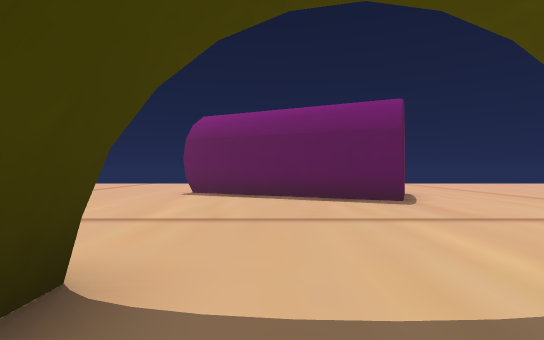
View 1 (above)

19 first-person views from a walk through a Unity game level. The camera is 1.3 m above the floor, looks level and sees 85° across. The floor is counted in squares, 2 m on a side. Each view is taken from the middle of a square. On the plan, view 1 faces up. The plan holds only what a view shows up to about 9 squares ahead; the rest is blank. The place goes on beyond the plan. Some surface patterns are stand-ins.

View 2
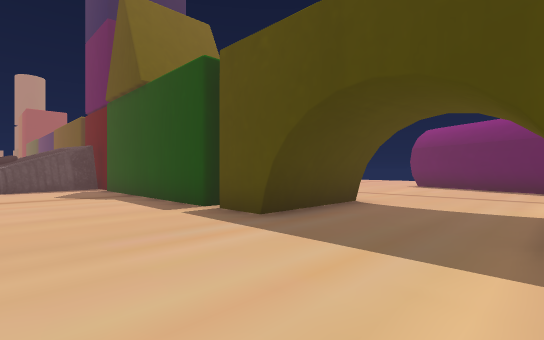

View 3
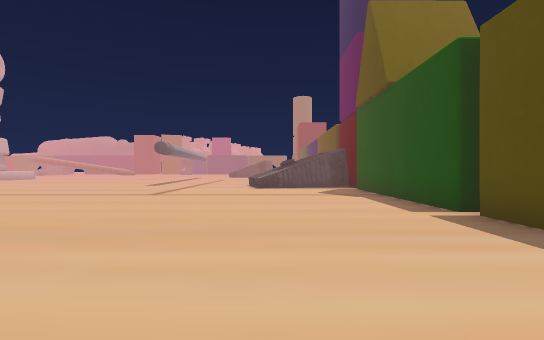

View 4
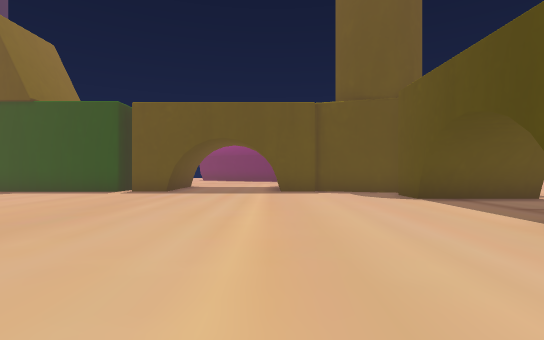

View 5
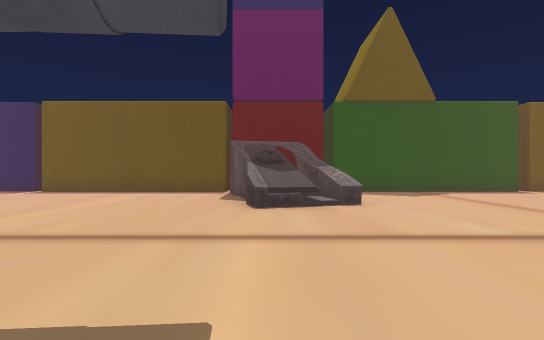

View 6
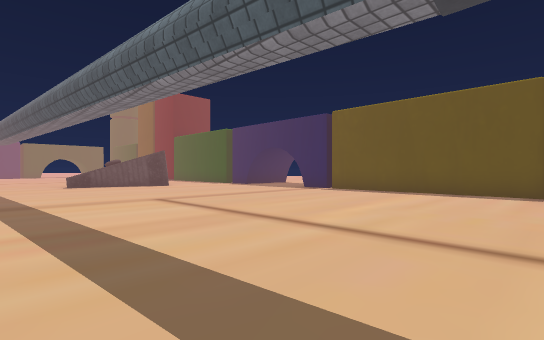

View 7
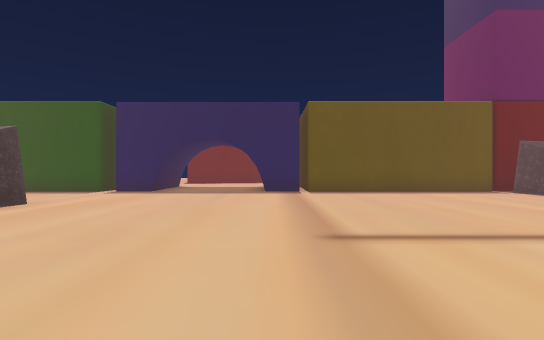

View 8
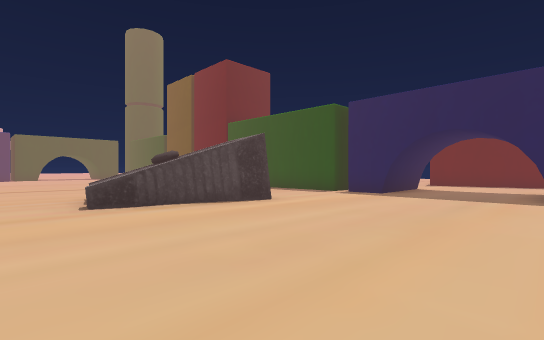

View 9
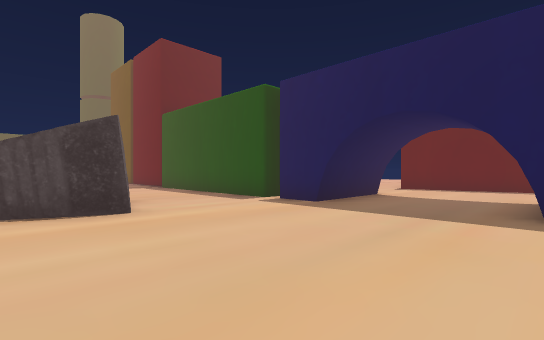

View 10
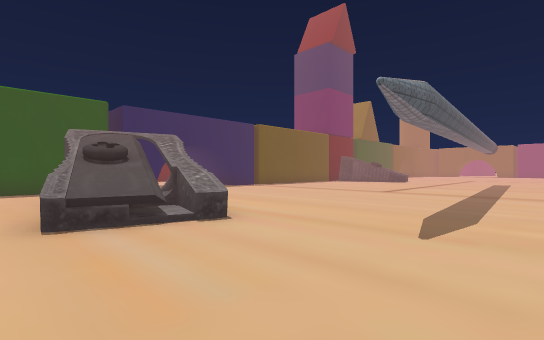

View 11
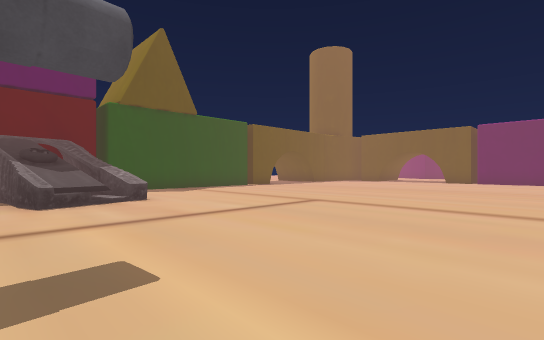

View 12
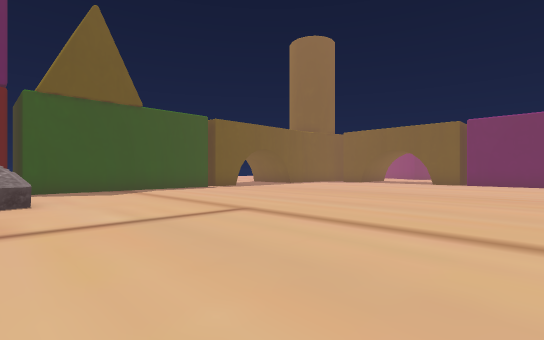

View 13
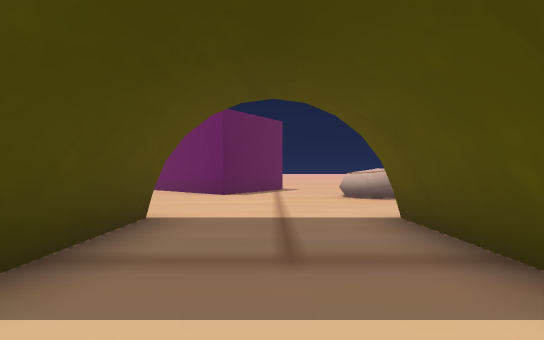

View 14
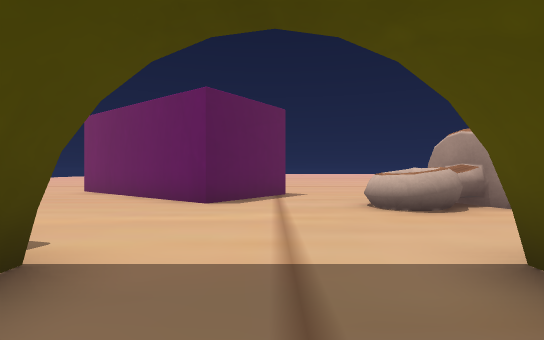

View 15
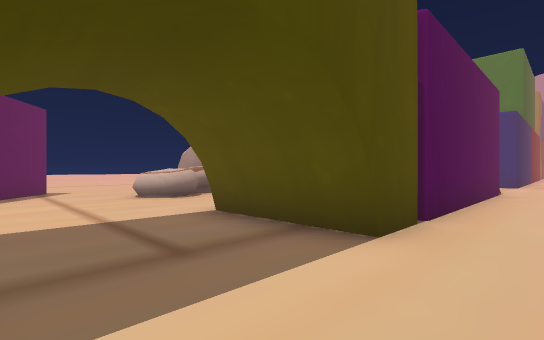

View 16
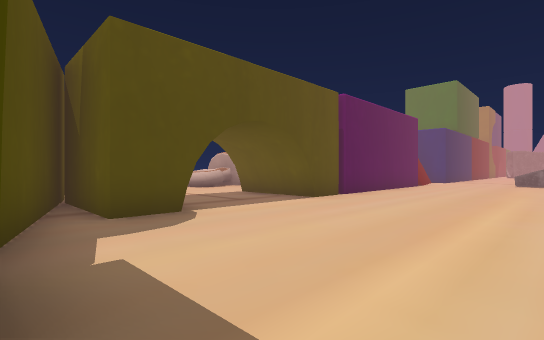

View 17
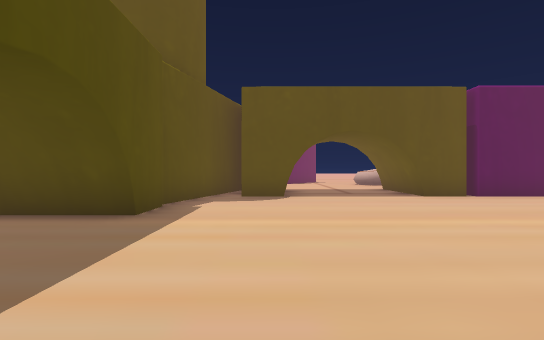

View 18
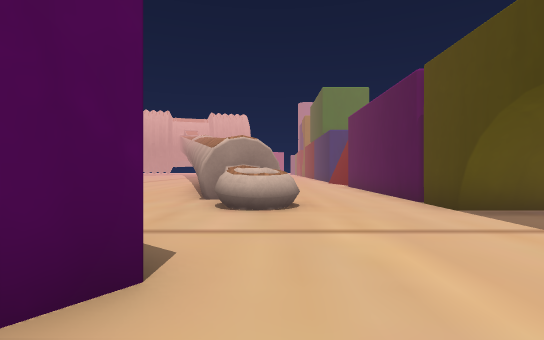

View 19
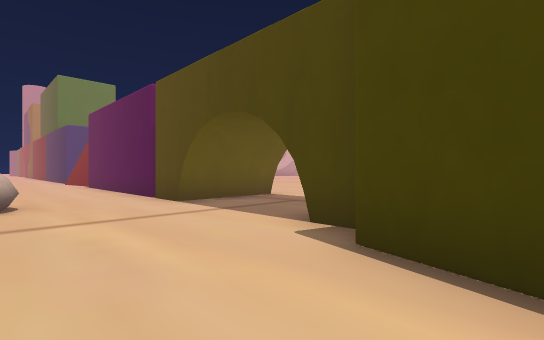

### Floor plan
Points are (right, up) in squares from view 1. A wall is a line through its corners. A room is listed if a view was taken in it or the views show most of it. See-through windows are left out.
Room 1 (views 1, 2, 3, 4, 5, 6, 7, 8, 9, 10, 11, 12, 13, 14, 15, 16, 17, 18)
walls: (-8.4, -1.1) (-16.9, -1.1); (-2.6, -1.1) (-8.1, -1.1); (-17.1, -1.1) (-18.5, -1.1); (-1.1, 1.7) (-1.1, -1.1); (-0.9, 1.7) (-0.9, -1.1) (-2.2, -1.1); (2.2, -1.1) (2.2, 1); (3.4, -1.1) (2, -1.1) (2, 0.6); (5.3, -7.9) (5.3, -6.5) (8, -6.5) (8, -7.9); (-21.4, 1.7) (-21.4, -1.1) (-22.8, -1.1); (-18.7, 5.1) (-20, 4.8); (-21.6, 1.7) (-21.6, -1.1); (-23.1, -1.1) (-25.9, -1.1); (5.3, -11.5) (5.3, -8) (5.8, -8); (8, -8.1) (8, -11); (7.8, -2.1) (3.6, -0.9); (8, -2.6) (8, -3.5) (5.3, -3.5) (5.3, -2.2) (8, -2.2); (9, -1) (8.6, -2.4) (7.9, -2.2); (10.7, -7.9) (10.5, -7.4); (10.9, -8) (10.6, -7.6); (10.8, -8.9) (12.5, -8.4); (11.3, -8.7) (11.2, -8.2); (11.7, -3.7) (13, -1.9)
low walls: (10.6, -7.7) (10.6, -7.2)
ways out: opening at (0.5, 1) to room 2; opening at (11, -1.7) to room 2; opening at (-20.8, 3); opening at (12, -5.5)
objects: other object (-25, -7) to (-23, -4); other object (-11, -2); other object (-9, -3) to (-9, -2)
Room 2 (view 19)
walls: (3.2, 7.2) (2.7, 6); (2.6, 5.9) (0.6, 6.8); (13, -1.9) (14.5, 0)
low walls: (2.7, 6) (1, 6.8)
ways out: opening at (0.5, 1) to room 1; opening at (11, -1.7) to room 1; opening at (0.6, 4)

Positions as (right, up) in squares from view 1, and headings:
1: (0, 0), facing up
2: (2, -4), facing up-left
3: (2, -4), facing left
4: (2, -10), facing up
5: (-10, -10), facing up
6: (-11, -10), facing up-left
7: (-18, -10), facing up
8: (-18, -9), facing up-left
9: (-18, -6), facing up-left
10: (-26, -11), facing up-right
11: (-11, -11), facing up-right
12: (-9, -11), facing up-right
13: (4, -5), facing right
14: (6, -5), facing right
15: (4, -4), facing down-right
16: (1, -1), facing down-right
17: (-2, -3), facing right
18: (11, -2), facing down
19: (11, -1), facing down-left
